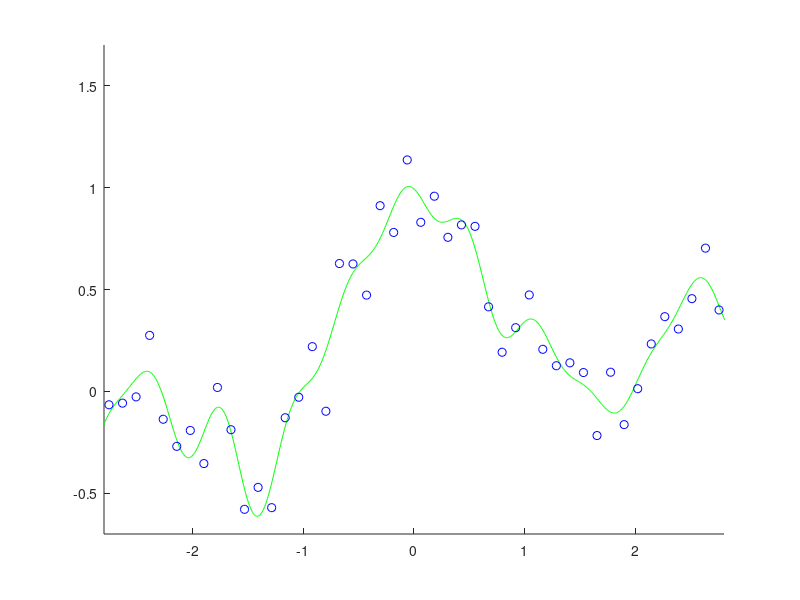

This figure's MATLAB source:
n=50; N=1000; x=linspace(-3,3,n)'; X=linspace(-3,3,N)';
pix=pi*x; y=sin(pix)./(pix)+0.1*x+0.2*randn(n,1);

x2=x.^2; xx=repmat(x2,1,n)+repmat(x2',n,1)-2*x*x';
hhs=2*[0.03 0.3 3].^2; ls=[0.0001 0.1 100];
m=5; u=floor(m*[0:n-1]/n)+1; u=u(randperm(n));

for hk=1:length(hhs)
	hh=hhs(hk); k=exp(-xx/hh);
	for i=1:m
		ki=k(u~=i,:); kc=k(u==i,:); yi=y(u~=i); yc=y(u==i);
		for lk=1:length(ls)
			l=ls(lk); t=(ki'*ki+1*eye(n))\(ki'*yi); fc=kc*t;
			g(hk,lk,i)=mean((fc-yc).^2);
end, end, end
[gl,ggl]=min(mean(g,3),[],2); [ghl,gghl]=min(gl);
L=ls(ggl(gghl)); HH=hhs(gghl);

K=exp(-(repmat(X.^2,1,n)+repmat(x2',N,1)-2*X*x')/HH);
k=exp(-xx/HH); t=(k^2+L*eye(n))\(k*y); F=K*t;

figure(1); clf; hold on; axis([-2.8 2.8 -0.7 1.7]);
plot(X,F,'g-'); plot(x,y,'bo');
